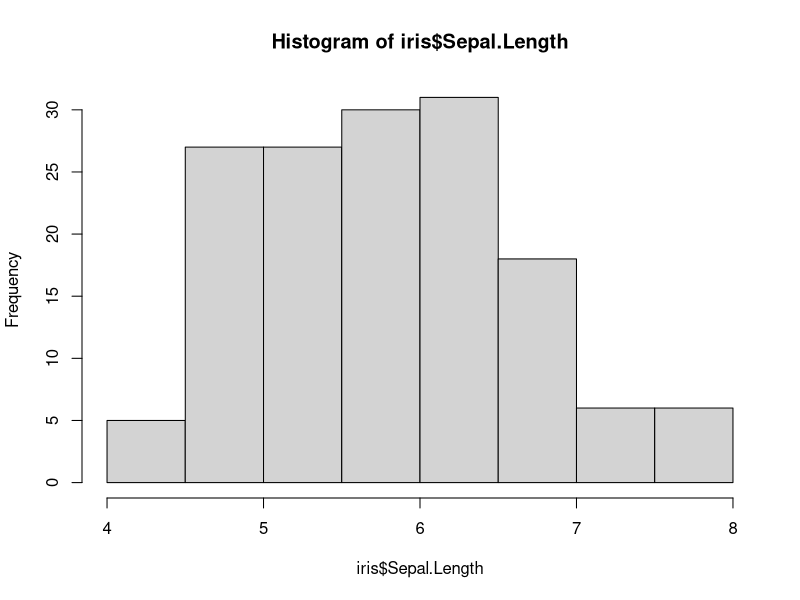
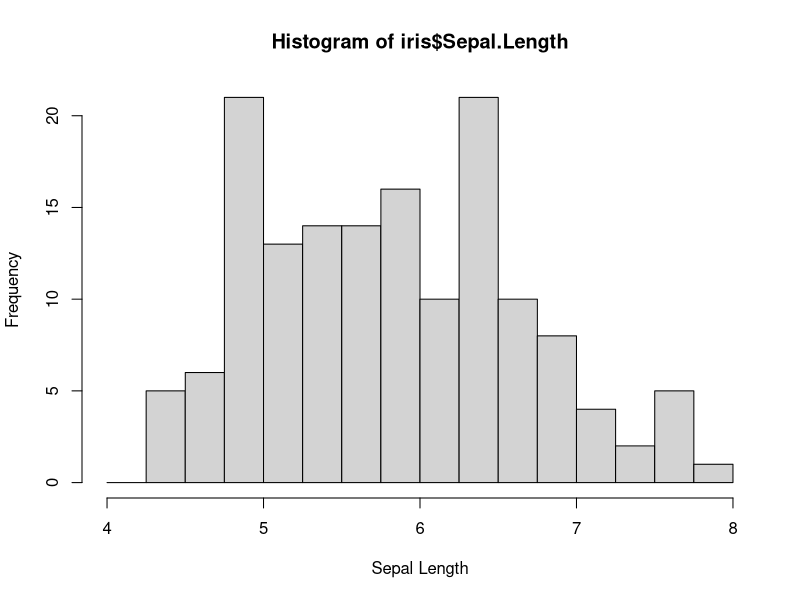
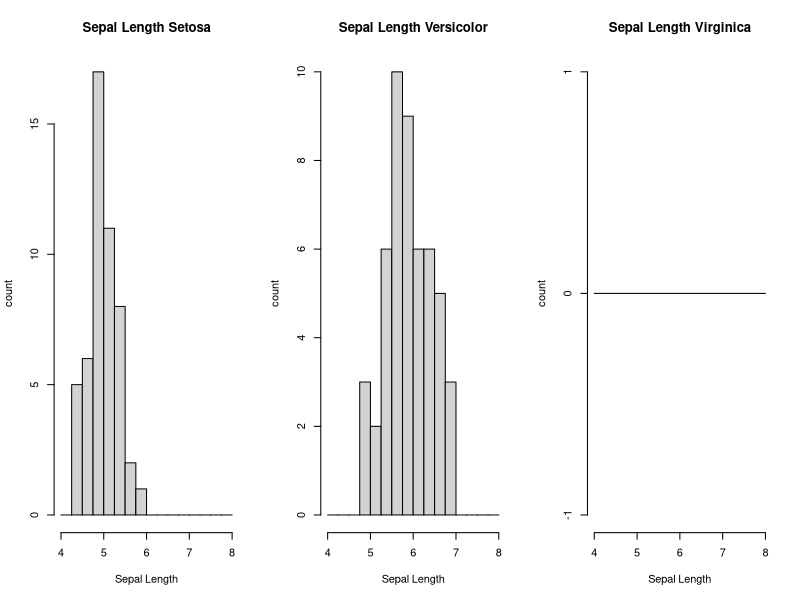

Reproduce these figures in R, in order. (Note: this script raises an error after producing the figures.)
# 26
cent_species <- table(round(iris$Sepal.Length), iris$Species)

# 27
cent_species <- table(round(iris$Sepal.Length / 2), iris$Species)

# 28
sepal.hist <- hist(iris$Sepal.Length)

# 29
sepal.hist <- hist(iris$Sepal.Length, breaks=seq(4, 8, by=.25), xlab="Sepal Length", ylab="Frequency")

# 30
par(mfrow=c(1, 3))
hist(iris$Sepal.Length[iris$Species == "setosa"],
     breaks=seq(4, 8, by=.25),
     xlab = "Sepal Length",
     ylab = "count",
     main = "Sepal Length Setosa")
hist(iris$Sepal.Length[iris$Species == "versicolor"],
     breaks=seq(4, 8, by=.25),
     xlab = "Sepal Length",
     ylab = "count",
     main = "Sepal Length Versicolor")
hist(iris$Sepal.Length[iris$Species == "Virginica"],
     breaks=seq(4, 8, by=.25),
     xlab = "Sepal Length",
     ylab = "count",
     main = "Sepal Length Virginica")

# 31
ans31 <- quantile(iris$Petal.Length,prob=(0:10)/10)

# 32
top30 <- quantile(iris$Petal.Length, prob = 0.7)
ans32 <- table(iris$Species, (iris$Petal.Length > top30) == TRUE)

# 33
breaks <- quantile(iris$Petal.Length, prob= (0:10)/10, names = FALSE)
bin <- cut(iris$Petal.Length, breaks, labels = FALSE, include.lowest = TRUE)
ans33 <- table(iris$Species, bin)

# 34
Pedal.Area <- iris$Petal.Length * iris$Petal.Width
breaks.area <- quantile(Pedal.Area, prob = (0:10)/10)
bin.area <- cut(Pedal.Area, breaks.area, labels = FALSE, include.lowest = TRUE)
breaks.length <- quantile(iris$Petal.Length, probs = (0:10)/10)
bin.length <- cut(iris$Petal.Length, breaks.length, labels = FALSE, include.lowest = TRUE)
ans34 <- table(bin.length, bin.area)

# 35
ans35.1 <- quantile(iris$Petal.Length[iris$Species == "setosa"], probs = 0.5)
ans35.2 <- quantile(iris$Petal.Length[iris$Species == "verisicolor"], probs = 0.5)
ans35.3 <- quantile(iris$Petal.Length[iris$Species == "virginica"], probs = 0.5)
ans35 <- c(ans35.1, ans35.2, ans35.3)
names(ans35) <- c("setosa", "versicolor", "virginica")
#setosa versicolor  virginica 
#1.50       4.35       5.55

# 36
species = unique(iris$Species)
ans36 <- rep(0, length=3)
for (j in ans36) {
  ans36[j] <- quantile(iris$Petal.Length[iris$Species == species[j]], probs = 0.5)
}
names(ans36) <- c("setosa", "versicolor", "virginica")
# setosa versicolor  virginica 
#1.50       4.35       5.55

# 37
ans37 <- tapply(iris$Petal.Length, iris$Species, quantile, probs = 0.5)
# setosa versicolor  virginica 
#1.50       4.35       5.55

# 38
ask <- function() {
  for (i in 1:3) {
    abb <- readline("enter state abbreviation here: ")
    ans <- state.name[(abb == state.abb)]
    if (length(ans) == 0) ans = "Error"
    return(ans)
  }
}
ask()

# 39
ask <- function() {
  for (i in 1:100) {
    abb <- readline("enter state abbreviation here: ")
    abb <- toupper(abb)
    ans <- state.name[(abb == state.abb)]
    if (length(ans) == 0) break
    return(ans)
  }
}
ask()

# 40
ask <- function() {
  for (i in 1:100) {
    abb <- readline("enter state abbreviation here: ")
    abb <- toupper(abb)
    ans <- state.name[(abb == state.abb)]
    if (length(ans) == 0) ans == "Try again"
    return(ans)
  }
}
ask()

# 41
for (i in 1:100) { 
  print(sum(1/1:i))
}

# 42
ans42 <- cumsum(1/1:100)

# 43
ask <- function() {
  num <- readline("In what year were you born? ")
  num <- as.numeric(num)
  age <- 2016 - num
  for (i in 1:age) {
    print(paste(i, 2015-age+i))
  }
}
ask()

# 44
sprays <- unique(InsectSprays$spray)
par(mfrow=c(2,3))
for (i in 1:length(sprays)) {
  hist(InsectSprays$count, breaks = seq(0, 30, by=1.0))
}
# 45
sprays <- unique(InsectSprays$spray)
par(mfrow=c(2,3))
for (i in 1:length(sprays)) {
  hist(InsectSprays$count, breaks = seq(0, 30, by=1.0))
  box()
  text(20, 25, paste(sprays[i]))
}

# 46
ans46 <- quantile(InsectSprays$count, probs = 0.5)
#50% 
#7

# 47
ans47 <- rep(1, nrow(WorldPhones))
for (i in 1:nrow(WorldPhones)) {
  ans47[i] <- sum(WorldPhones[i, ])
}

# 48
ans48 <- apply(WorldPhones, 1, sum)
#1951   1956   1957   1958   1959   1960   1961 
#74494 102199 110001 118399 124801 133709 141700

# 49
ans49 <- 100 * sum(WorldPhones[ ,2]) / sum(apply(WorldPhones, 1, sum))
#[1] 29.85261

# 50
ans50 <- 100 * WorldPhones / apply(WorldPhones, 1, sum)